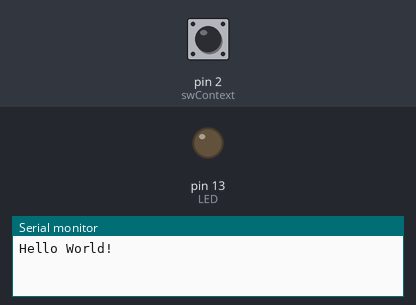
Bench run of a sketch on a simulated Arduino Uno, built with avr-gcc and run on an emulated ATmega328P. Parts: output pins drawn as LEDs (lit = HIGH), the last lines printed to the serial monitor. Inputs (shaded band) come from the test bench; at power-on: pin 2 (swContext) HIGH.

Above: at 1.2 s.
1.3 s: pin 2 (swContext) pulled LOW for 3.2 s
At 3.1 s:
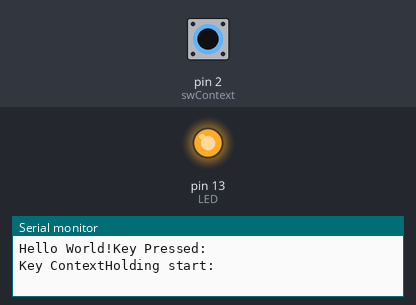
6.0 s: pin 2 (swContext) pulled LOW for 0.15 s
Timing chart, 0 to 9.0 s (numbered marks = the images above; inputs shaded):
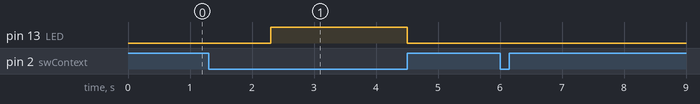

Measured:
- after the input at 1.3 s, pin 13 (LED): LOW → HIGH after 1.0 s, → LOW 2.2 s later

The sketch:

Nano_buttonIntrBothEdgeAndHoldR3.ino
```cpp
#define DEBOUNCE_TIME 10
#define HOLDSTART_TIME 1000

int LED = 13;
int swContext = 2;
int swVoice = 3;
int swAction = 4;
// variable used for the key press
volatile boolean ContextKeyPressed = false;
volatile boolean ContextFirstEdge = false;
volatile boolean ContextHolding = false;


// variable used for the debounce
unsigned long timeContextKeyPress = 0;
unsigned long timeContextLastPress = 0;

unsigned char btnState;


void setup()
{
    Serial.begin(115200);
    Serial.print("Hello World!");
    pinMode(LED, OUTPUT);
    digitalWrite(LED,LOW);
    pinMode(swContext, INPUT);

    attachInterrupt( digitalPinToInterrupt(swContext), ContextKeyIsPressed, CHANGE );
}

void loop()
{
     if (ContextKeyPressed)
     {
          ContextKeyPressed = false;
          timeContextKeyPress = millis();
          if ( timeContextKeyPress - timeContextLastPress >= DEBOUNCE_TIME)
          {
              switch(btnState){
              case 0:
                Serial.println("Key Pressed:   ");
                ContextFirstEdge = true;
                btnState = 1;
                break;
              case 1:
                if(ContextHolding)
                {
                  digitalWrite(LED, LOW);
                  Serial.println("Key ContextHolding end:   ");
                }else
                {
                  Serial.println("Key Un-Pressed:   ");
                }
                ContextHolding = false;
                ContextFirstEdge = false;
                btnState = 0;
                break;
              case 2:
                break;
              }//switch
          }//if time
          timeContextLastPress = timeContextKeyPress;
     }//if keypressed
     if (ContextFirstEdge == true)
     {
       if ( millis() - timeContextLastPress >= HOLDSTART_TIME)
       {
          Serial.println("Key ContextHolding start:   ");
          digitalWrite(LED, HIGH);
          ContextHolding = true;
          ContextFirstEdge = false;
       }
     }
}//loop


void ContextKeyIsPressed()
{
   ContextKeyPressed = true;
}
```
